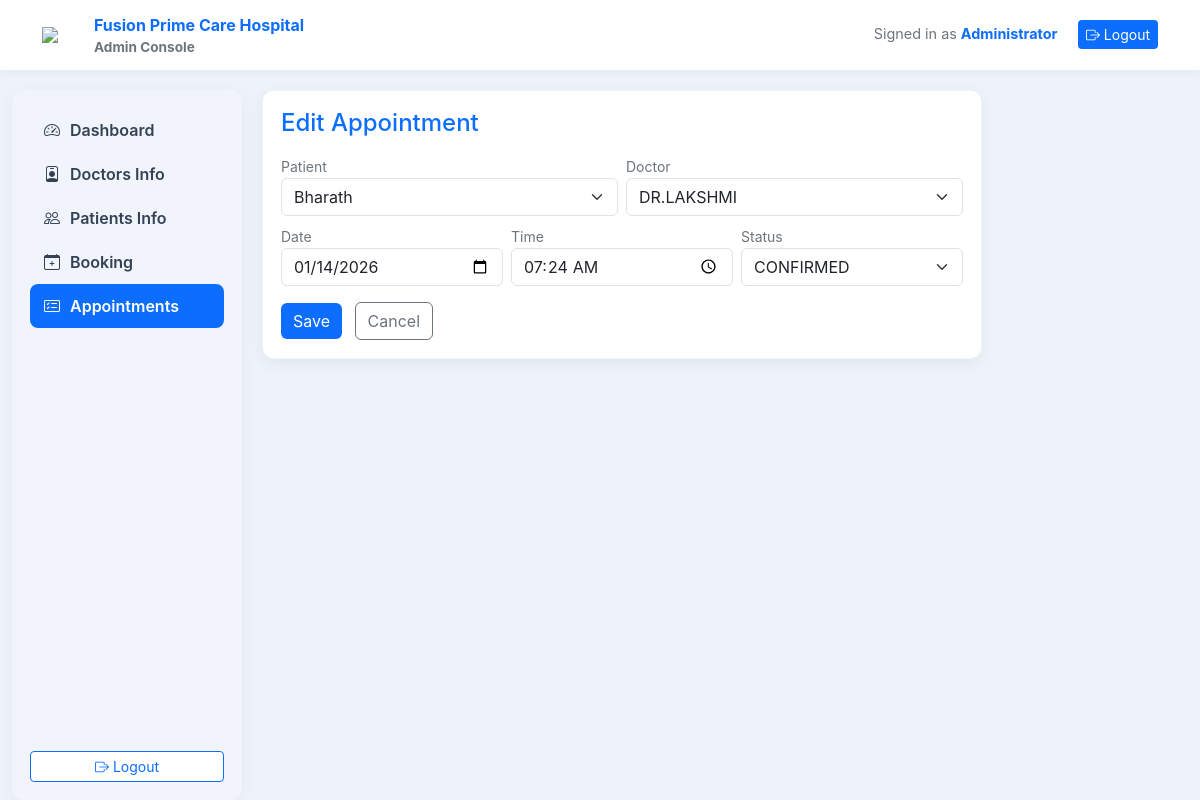
The app's page /appointments/edit/14 (signed in) with its own data.
### tables this page shows
CREATE TABLE appointment (
                appointment_id INTEGER PRIMARY KEY AUTOINCREMENT,
                patient_id INTEGER,
                doctor_id INTEGER,
                slot_id INTEGER,
                appt_date TEXT,
                appt_time TEXT,
                status TEXT,
                created_at TEXT
            );

### app.py (the view, shortened to what this page needs)
@app.route("/appointments/edit/<int:appt_id>", methods=["GET", "POST"])
@login_required
def edit_appointment(appt_id):
    with sqlite3.connect(APPOINT_DB) as conn:
        cur = conn.cursor()
        cur.execute("SELECT appointment_id,patient_id,doctor_id,slot_id,appt_date,appt_time,status FROM appointment WHERE appointment_id = ?", (appt_id,))
        appt = cur.fetchone()
    with sqlite3.connect(PATIENT_DB) as conn:
        pc = conn.cursor(); pc.execute("SELECT patient_id,name FROM patient ORDER BY name"); patients = pc.fetchall()
    with sqlite3.connect(DOCTOR_DB) as conn:
        dc = conn.cursor(); dc.execute("SELECT doctor_id,name FROM doctor ORDER BY name"); doctors = dc.fetchall()
    return render_template("edit_appointment.html", hospital_name=HOSPITAL_NAME, appt=appt, patients=patients, doctors=doctors, user=session.get("user"))

### app.py (called while the page is built)
def login_required(fn):
    @functools.wraps(fn)
    def wrapper(*args, **kwargs):
        if not session.get("user"):
            flash("Please login to continue.", "danger")
            return redirect(url_for("login", next=request.path))
        return fn(*args, **kwargs)
    return wrapper

@app.before_request
def require_login():
    if request.endpoint in ['login', 'static'] or request.path.startswith('/static/'):
        return
    if not session.get("user"):
        flash("Please login to continue.", "danger")
        return redirect(url_for("login", next=request.path))

### templates/edit_appointment.html (shortened to what this page needs)
{% extends "base.html" %}
{% block content %}
<div class="card-pro" style="max-width:720px;">
  <h4 style="color:var(--brand)">Edit Appointment</h4>
  <form method="post" class="mt-3">
    <div class="row g-2">
      <div class="col-md-6">
        <label class="muted small">Patient</label>
        <select name="patient_id" class="form-select">
          {% for p in patients %}<option value="{{ p[0] }}" {% if appt and appt[1]==p[0] %}selected{% endif %}>{{ p[1] }}</option>{% endfor %}
        </select>
      </div>
      <div class="col-md-6">
        <label class="muted small">Doctor</label>
        <select name="doctor_id" class="form-select">
          {% for d in doctors %}<option value="{{ d[0] }}" {% if appt and appt[2]==d[0] %}selected{% endif %}>{{ d[1] }}</option>{% endfor %}
        </select>
      </div>
      <div class="col-md-4">
        <label class="muted small">Date</label>
        <input name="appt_date" type="date" class="form-control" value="{{ appt[4] if appt else '' }}">
      </div>
      <div class="col-md-4">
        <label class="muted small">Time</label>
        <input name="appt_time" type="time" class="form-control" value="{{ appt[5] if appt else '' }}">
      </div>
      <div class="col-md-4">
        <label class="muted small">Status</label>
        <select name="status" class="form-select">
          <option value="CONFIRMED" {% if appt and appt[6]=='CONFIRMED' %}selected{% endif %}>CONFIRMED</option>
        </select>
      </div>
    </div>
    <div class="mt-3">
      <button class="btn btn-brand">Save</button>
      <a class="btn btn-outline-secondary ms-2" href="{{ url_for('appointments') }}">Cancel</a>
    </div>
  </form>
</div>
{% endblock %}

### templates/base.html (style rules this page uses)
:root { --brand:#0d6efd; --sidebar:#f1f5fb; --muted:#6c757d; --text:#1f2937; }
body { background:#eef3f9; color:var(--text); font-family:Inter,system-ui,-apple-system,"Segoe UI",Roboto,Arial; }
.card-pro { background:white; border-radius:12px; padding:18px; box-shadow:0 4px 16px rgba(0,0,0,0.06); border:1px solid rgba(13,110,253,0.06); }
.btn-brand { background:var(--brand); color:white; border:none; }
.muted { color:var(--muted); }

### records on screen
appointment: patient_id "Bharath", doctor_id "DR.LAKSHMI", appt_date "01/14/2026", appt_time "07:24", status "CONFIRMED"

### other values on screen
{{ hospital_name }} "Fusion Prime Care Hospital"
{{ user.fullname or user.username }} "Administrator"
